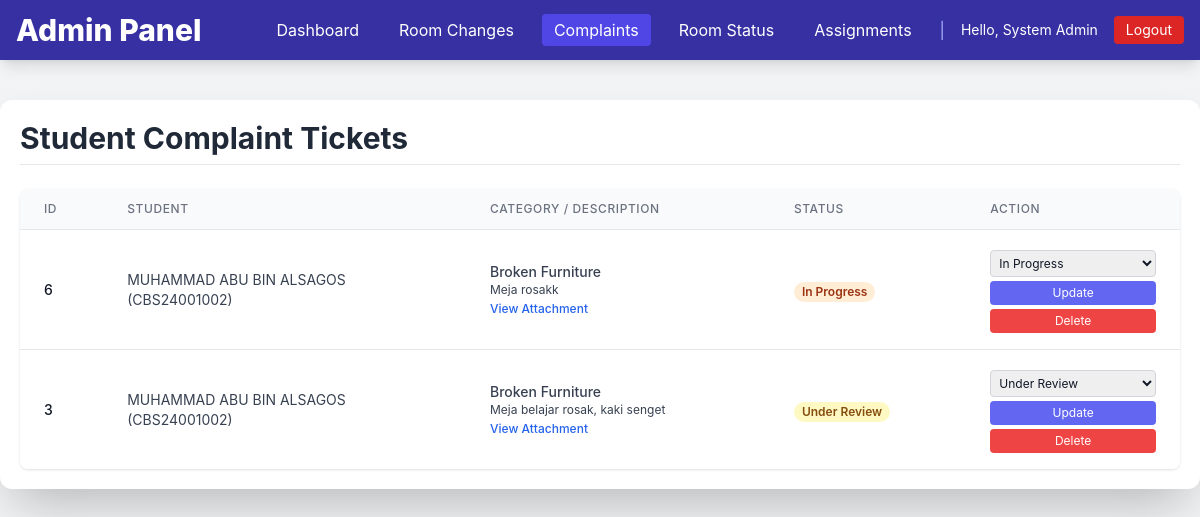
The page /admin_complaint_tickets.php (signed in) on the database as committed earlier.
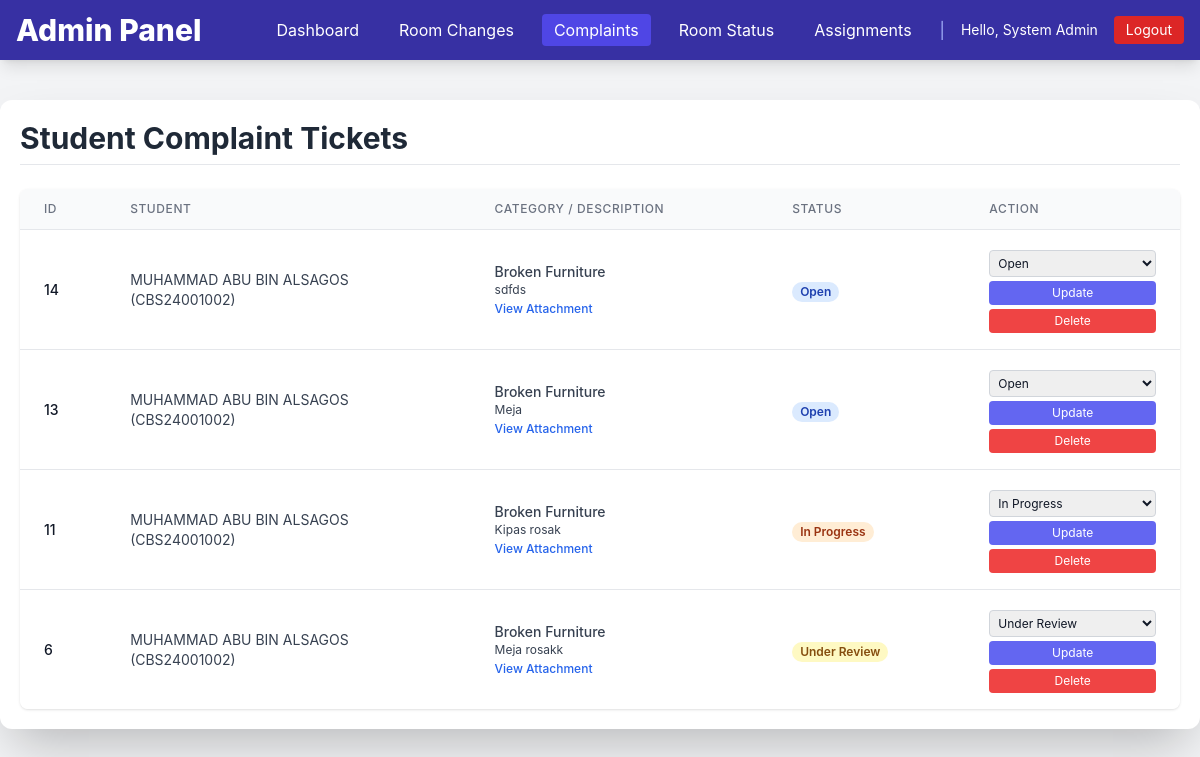
The same page on the database as committed later.
### tables this page shows
CREATE TABLE `tickets` (
  `ticket_id` int(11) NOT NULL,
  `student_id` varchar(50) NOT NULL,
  `category` varchar(100) DEFAULT NULL,
  `description` text DEFAULT NULL,
  `attachment_path` varchar(255) DEFAULT NULL,
  `status` varchar(20) DEFAULT 'Open',
  `created_at` timestamp NOT NULL DEFAULT current_timestamp(),
  `updated_at` timestamp NOT NULL DEFAULT current_timestamp() ON UPDATE current_timestamp()
);

CREATE TABLE `users` (
  `student_id` varchar(50) NOT NULL,
  `full_name` varchar(200) NOT NULL,
  `email` varchar(255) NOT NULL,
  `phone` varchar(30) DEFAULT NULL,
  `password` varchar(255) NOT NULL,
  `role` varchar(20) NOT NULL,
  `gender` varchar(10) DEFAULT NULL,
  `created_at` timestamp NOT NULL DEFAULT current_timestamp(),
  `updated_at` timestamp NOT NULL DEFAULT current_timestamp() ON UPDATE current_timestamp()
);

### conn.php (called while the page is built, shortened)
<?php
$host = 'localhost';
$user = 'root';
$pass = '';
$dbname = 'hostel';
$conn = new mysqli($host, $user, $pass, $dbname);
function getAllComplaints() {
    global $conn;
    $query = "SELECT t.ticket_id, t.student_id, t.category, t.description, t.attachment_path, t.created_at, t.status, u.full_name
              FROM tickets t
              JOIN users u ON t.student_id = u.student_id
              WHERE t.category != 'Room Change'
              ORDER BY t.created_at DESC";
    $result = $conn->query($query);
    $data = [];
    if ($result) {
        while ($row = $result->fetch_assoc()) {
            $data[] = $row;
        }
    }
    return $data;
}
?>

### admin_complaint_tickets.php (the view, shortened to what the changed rows need)
<?php
require_once 'conn.php';
$all_complaints = getAllComplaints();
$status_options = ['Open', 'Under Review', 'In Progress', 'Resolved', 'Unresolved'];
?>
<!DOCTYPE html>
<html lang="en">
<head>
    <script src="https://cdn.tailwindcss.com"></script>
</head>
<body class="bg-gray-100 text-gray-900 m-0 p-0">
    <?php include 'admin_nav.php'; ?>
    <div class="max-w-7xl mx-auto my-10 p-5 bg-white rounded-xl shadow-2xl">
        <h2 class="text-3xl font-bold text-gray-800 mb-6 border-b pb-2">Student Complaint Tickets</h2>
        <div class="overflow-x-auto bg-white rounded-lg shadow">
            <table class="min-w-full divide-y divide-gray-200">
                <thead class="bg-gray-50">
                    <tr>
                        <th class="px-6 py-3 text-left text-xs font-medium text-gray-500 uppercase tracking-wider">ID</th>
                        <th class="px-6 py-3 text-left text-xs font-medium text-gray-500 uppercase tracking-wider">Student</th>
                        <th class="px-6 py-3 text-left text-xs font-medium text-gray-500 uppercase tracking-wider">Category / Description</th>
                        <th class="px-6 py-3 text-left text-xs font-medium text-gray-500 uppercase tracking-wider">Status</th>
                        <th class="px-6 py-3 text-left text-xs font-medium text-gray-500 uppercase tracking-wider">Action</th>
                    </tr>
                </thead>
                <tbody class="bg-white divide-y divide-gray-200">
                    <?php foreach ($all_complaints as $ticket): ?>
                        <tr>
                            <td class="px-6 py-4 whitespace-nowrap text-sm font-medium text-gray-900"><?php echo htmlspecialchars($ticket['ticket_id']); ?></td>
                            <td class="px-6 py-4 whitespace-nowrap text-sm text-gray-700">
                                <?php echo htmlspecialchars($ticket['full_name']); ?><br>(<?php echo htmlspecialchars($ticket['student_id']); ?>)
                            </td>
                            <td class="px-6 py-4 text-sm text-gray-700 max-w-md">
                                <p class="font-medium"><?php echo htmlspecialchars($ticket['category']); ?></p>
                                <p class="text-xs max-w-xs truncate"><?php echo htmlspecialchars($ticket['description']); ?></p>
                                <?php if ($ticket['attachment_path']): ?>
                                    <a href="<?php echo htmlspecialchars($ticket['attachment_path']); ?>" target="_blank" class="text-xs text-blue-600 font-medium hover:underline">
                                        View Attachment
                                    </a>
                                <?php endif; ?>
                            </td>
                            <td class="px-6 py-4 whitespace-nowrap">
                                <span class="px-2 inline-flex text-xs leading-5 font-semibold rounded-full
                                    <?php
                                        if ($ticket['status'] === 'Open') echo 'bg-blue-100 text-blue-800';
                                        elseif ($ticket['status'] === 'Under Review') echo 'bg-yellow-100 text-yellow-800';
                                        elseif ($ticket['status'] === 'In Progress') echo 'bg-orange-100 text-orange-800';
                                        elseif ($ticket['status'] === 'Resolved') echo 'bg-green-100 text-green-800';
                                        else echo 'bg-red-100 text-red-800';
                                    ?>">
                                    <?php echo htmlspecialchars($ticket['status']); ?>
                                </span>
                            </td>
                            <td class="px-6 py-4 whitespace-nowrap text-sm space-y-1">
                                <form method="post" action="admin_complaint_tickets.php" class="flex flex-col space-y-1">
                                    <select name="status" class="p-1 border border-gray-300 rounded text-xs">
                                        <?php foreach ($status_options as $status): ?>
                                            <option value="<?php echo $status; ?>" <?php echo ($ticket['status'] === $status) ? 'selected' : ''; ?>>
                                                <?php echo $status; ?>
                                            </option>
                                        <?php endforeach; ?>
                                    </select>
                                    <button type="submit" class="bg-indigo-500 text-white text-xs py-1 rounded hover:bg-indigo-600 transition">Update</button>
                                </form>
                                <a href="admin_complaint_tickets.php?action=delete&ticket_id=<?php echo $ticket['ticket_id']; ?>"
                                   onclick="return confirm('Are you sure you want to permanently delete Ticket #<?php echo $ticket['ticket_id']; ?>?')"
                                   class="block text-center bg-red-500 text-white text-xs py-1 rounded hover:bg-red-600 transition">
                                    Delete
                                </a>
                            </td>
                        </tr>
                    <?php endforeach; ?>
                </tbody>
            </table>
        </div>
    </div>
</body>
</html>

Rows that differ between the two databases and show on the page:
removed tickets: ticket_id "3", student.full_name "MUHAMMAD ABU BIN ALSAGOS", student "CBS24001002", category "Broken Furniture", description "Meja belajar rosak, kaki senget", status "Under Review"
added tickets: ticket_id "14", student.full_name "MUHAMMAD ABU BIN ALSAGOS", student "CBS24001002", category "Broken Furniture", description "sdfds", status "Open"
added tickets: ticket_id "13", student.full_name "MUHAMMAD ABU BIN ALSAGOS", student "CBS24001002", category "Broken Furniture", description "Meja", status "Open"
added tickets: ticket_id "11", student.full_name "MUHAMMAD ABU BIN ALSAGOS", student "CBS24001002", category "Broken Furniture", description "Kipas rosak", status "In Progress"
changed tickets "Meja rosakk": status "In Progress" → "Under Review"
